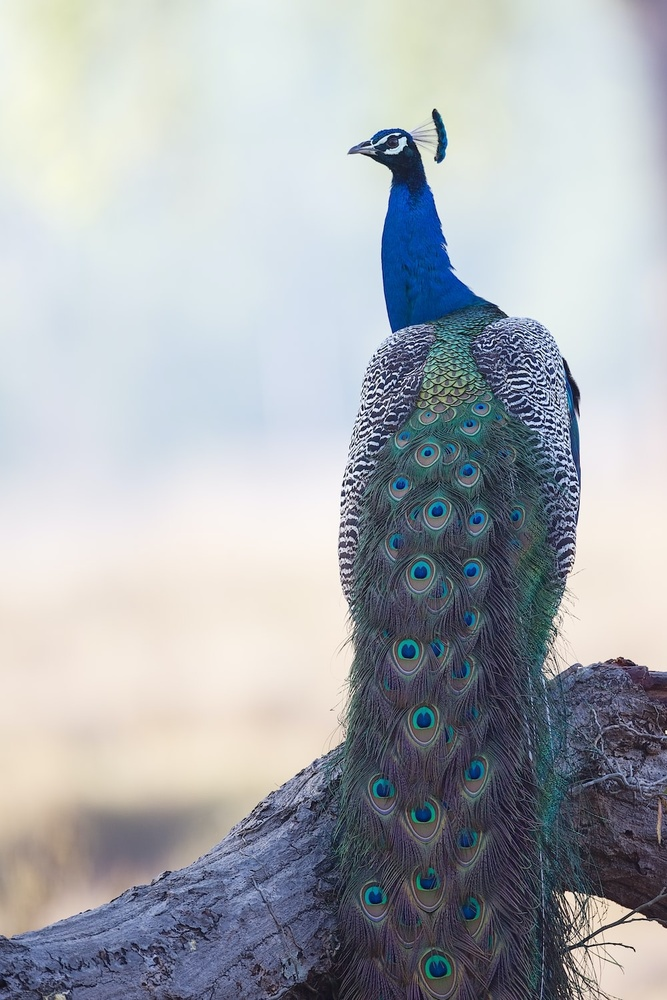
#> input picture homework06/peacock.jpg, 667 x 1000 px, shrunk from 1000 x 1500 before the run
$ jupyter execute 'АДОЛЕ ФЕЙТ самостоятельной работы.ipynb'
#> lines starting #> are read from the running program, lines starting #| are printed output that depends on the picture
[cell 1]
from PIL import Image
import numpy as np

[cell 2]
#! pip install Pillow

[cell 3]
img = Image.open('peacock.jpg') #.realize
#> img is the input picture: PIL image 667x1000 RGB; mean R, G, B 169.4, 173.8, 178.9

[cell 4]
img

[cell 5]
x = np.array(img)

[cell 6]
x.shape
#> Out = (1000, 667, 3)

[cell 7]
def rgb2gray(rgb):

    r, g, b = rgb[:,:,0], rgb[:,:,1], rgb[:,:,2]
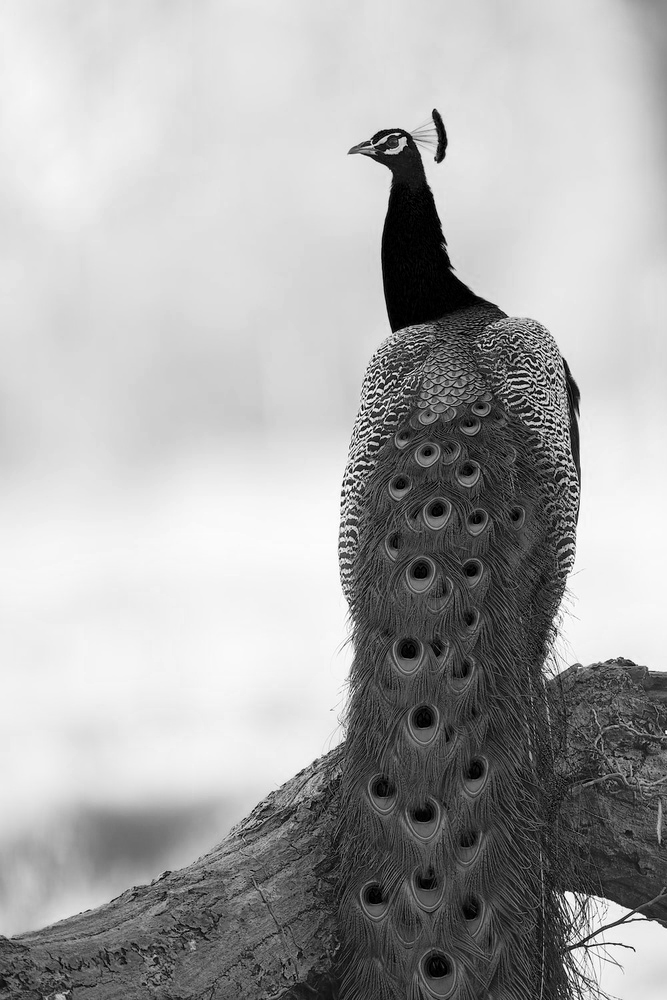
#> r: shape (1000, 667); min 0, max 255, mean 169.4
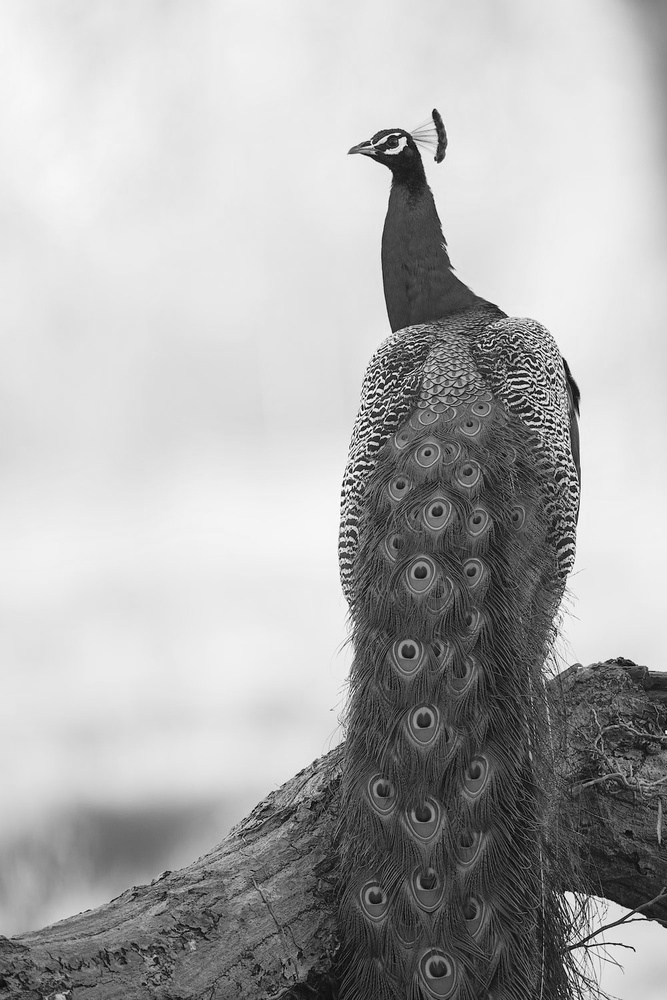
#> g: shape (1000, 667); min 0, max 255, mean 173.8
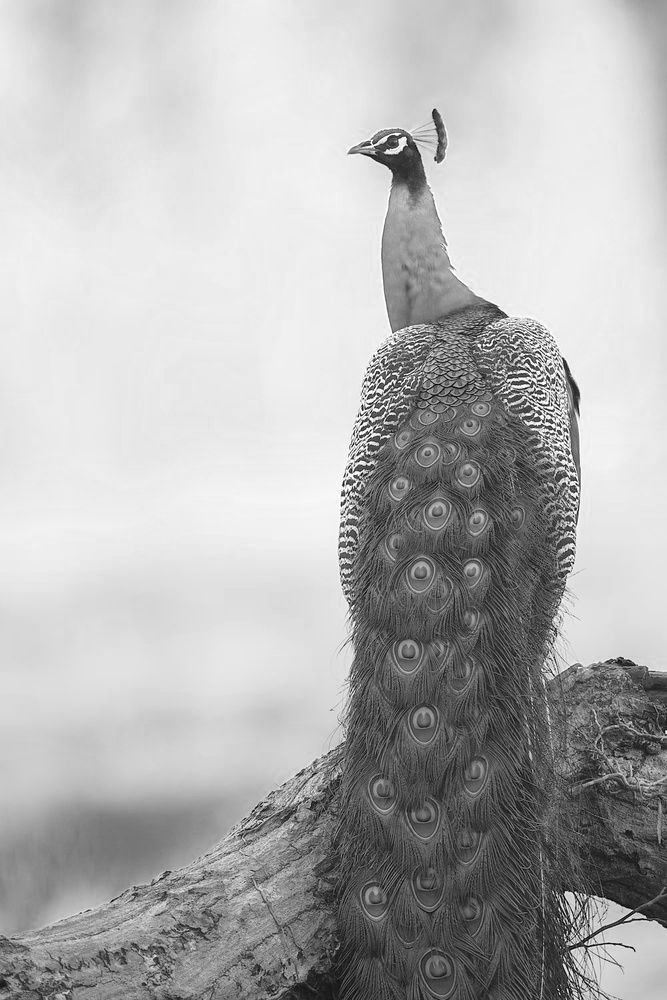
#> b: shape (1000, 667); min 0, max 255, mean 178.9
    gray = 0.2989 * r + 0.5870 * g + 0.1140 * b

    return gray

[cell 8]
Image.fromarray(np.asarray(rgb2gray(x), dtype=np.uint8))

[cell 9]
y = x.mean(axis=2)
y

[cell 10]
y.shape
#> Out = (1000, 667)

[cell 11]
U, S, V = np.linalg.svd(y, full_matrices=False)
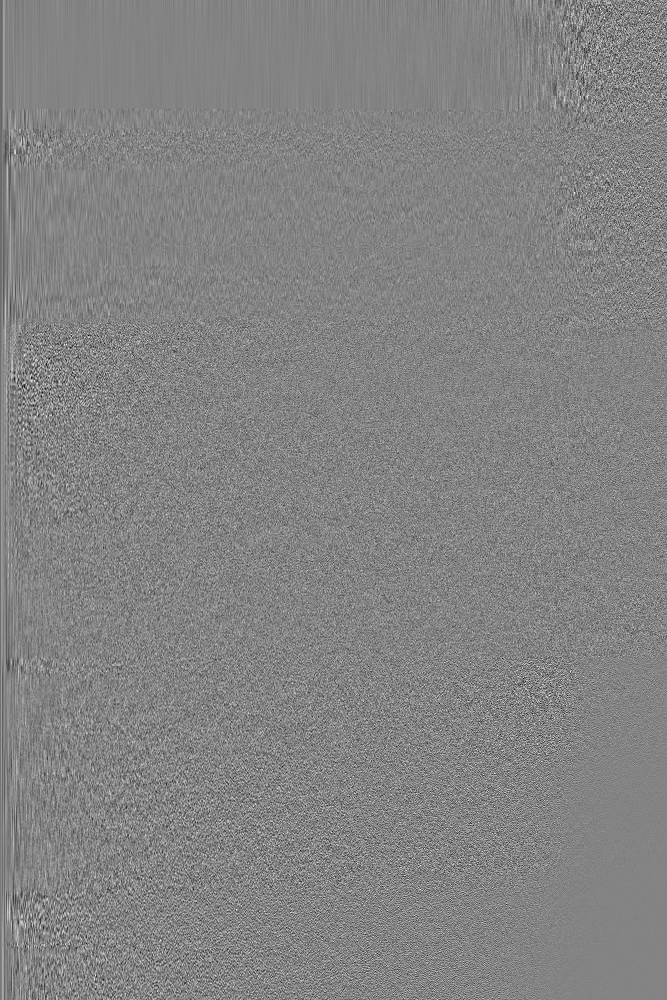
#> U: shape (1000, 667) float64; min -0.22, max 0.206, mean -4.56e-05; drawn with min black and max white
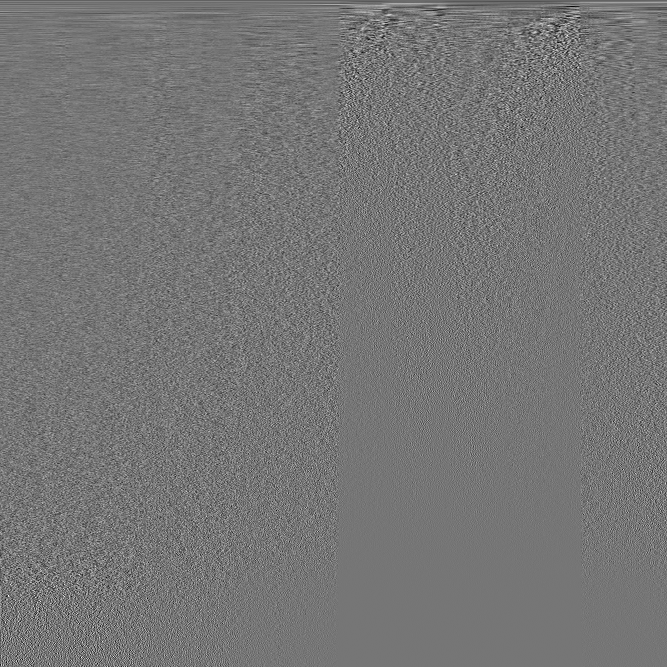
#> V: shape (667, 667) float64; min -0.255, max 0.295, mean -6.4e-05; drawn with min black and max white
#> S = 667 values, max 149805.9 at index 0, min 2.1 at index 666, mean 762.1

[cell 12]
V.shape
#> Out = (667, 667)

[cell 13]
U.shape
#> Out = (1000, 667)

[cell 14]
S.shape
#> Out = (667,)

[cell 15]
Y_full = U.dot(np.diag(S)).dot(V)
Image.fromarray(np.asarray(Y_full,dtype=np.uint8))

$ run again, with homework06/Naija.jpg copied over homework06/peacock.jpg
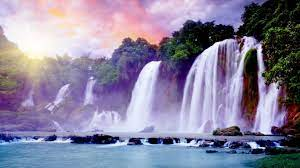
#> input picture homework06/Naija.jpg, 300 x 168 px
#> img is the input picture: PIL image 300x168 RGB; mean R, G, B 137.9, 132.1, 158
#> `U, S, V = np.linalg.svd(y, full_matrices=False)`:
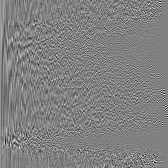
#> U: shape (168, 168) float64; min -0.466, max 0.454, mean 0.000421; drawn with min black and max white
#> `U, S, V = np.linalg.svd(y, full_matrices=False)`:
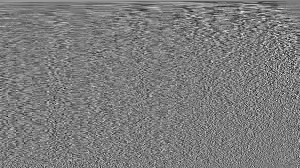
#> V: shape (168, 300) float64; min -0.286, max 0.301, mean 0.000255; drawn with min black and max white
#> S = 168 values, max 33739.3 at index 0, min 4.05 at index 167, mean 589.1
